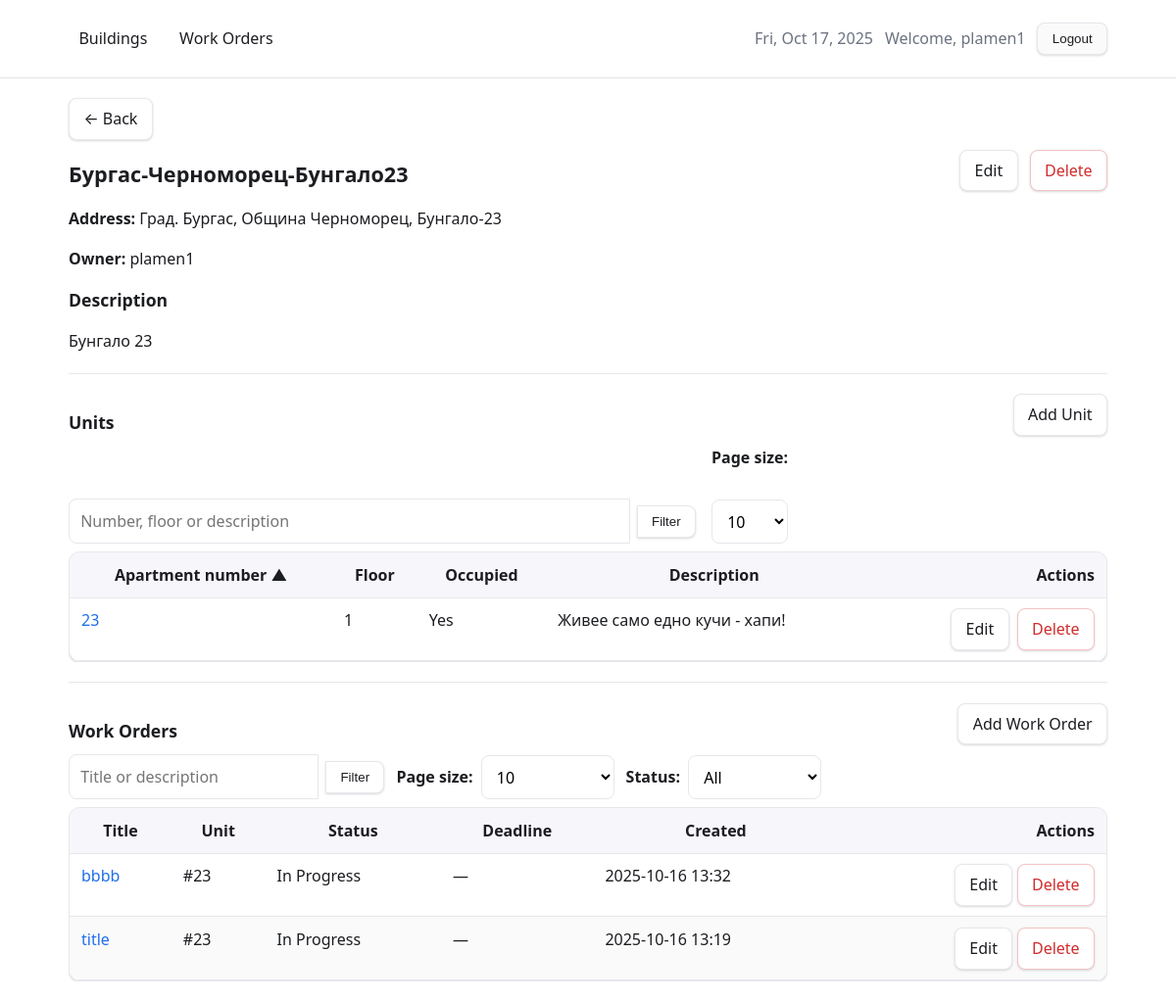
Page /buildings/10/ (signed in) on the earlier database version.
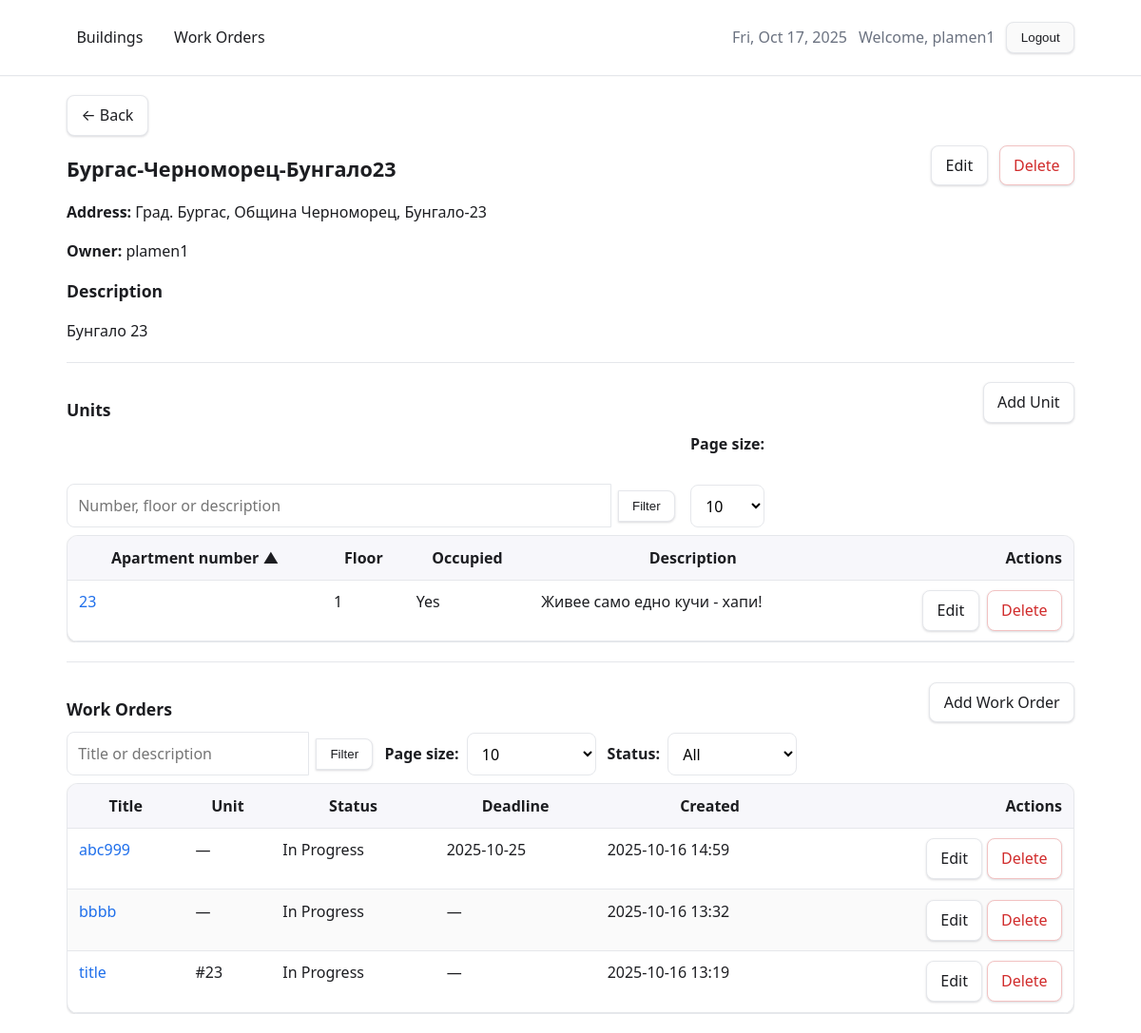
Same page on the later database version.
### core/models.py (models this page shows, shortened)
class Unit(models.Model):
    building = models.ForeignKey(
        Building,
        on_delete=models.CASCADE,
        related_name="units",
    )
    number = models.CharField(max_length=50)
    floor = models.IntegerField(validators=[MinValueValidator(-5)])
    is_occupied = models.BooleanField(default=False)
    description = models.TextField(blank=True, default="")
    class Meta:
        unique_together = ("building", "number")
        ordering = ["building__name", "floor", "number"]
    @property
    def occupied(self) -> bool:  # compatibility with templates using `u.occupied`
        return self.is_occupied

class WorkOrder(models.Model):
    class Status(models.TextChoices):
        OPEN = "open", "Open"
        IN_PROGRESS = "in_progress", "In Progress"
        CLOSED = "closed", "Closed"
    building = models.ForeignKey(
        "core.Building",
        null=True,
        blank=True,
        on_delete=models.CASCADE,
        related_name="work_orders",
    )
    unit = models.ForeignKey(
        "core.Unit",
        null=True,
        blank=True,
        on_delete=models.SET_NULL,
        related_name="work_orders",
    )
    title = models.CharField(max_length=200)
    description = models.TextField(blank=True)
    status = models.CharField(
        max_length=20, choices=Status.choices, default=Status.OPEN
    )
    deadline = models.DateField(null=True, blank=True)
    created_at = models.DateTimeField(auto_now_add=True)

### core/views.py (the view)
# urls.py: path("buildings/<int:pk>/", views.BuildingDetailView.as_view(), name="building_detail"),
class BuildingDetailView(NavContextMixin, LoginRequiredMixin, DetailView):
    model = Building
    template_name = "core/building_detail.html"
    context_object_name = "building"
    ALLOWED_UNIT_SORT = {
        "number", "floor", "is_occupied",
        "-number", "-floor", "-is_occupied",
        "occupied", "-occupied",
    }
    SORT_ALIAS = {"occupied": "is_occupied", "-occupied": "-is_occupied"}
    def _check_permission(self, building: Building):
        if is_admin(self.request.user):
            return
        if not user_owns_building(self.request.user, building):
            raise Http404("Not found")
    def _session_key_u_per(self) -> str:
        return "u_per"
    def _session_key_w_per(self) -> str:
        return "w_per"
    def get(self, request: HttpRequest, *args, **kwargs) -> HttpResponse:
        resp = super().get(request, *args, **kwargs)
        self._check_permission(self.object)
        return resp
    def get_context_data(self, **kwargs):
        ctx = super().get_context_data(**kwargs)
        req = self.request
        building: Building = self.object
        units_qs = Unit.objects.filter(building=building)
        u_q = (req.GET.get("u_q") or "").strip()
        if u_q:
            filters = Q(number__icontains=u_q) | Q(description__icontains=u_q)
            if u_q.isdigit():
                filters |= Q(floor=int(u_q))
            units_qs = units_qs.filter(filters)
        u_sort_raw = (req.GET.get("u_sort") or "number").strip()
        u_sort = self.SORT_ALIAS.get(u_sort_raw, u_sort_raw)
        if u_sort not in self.ALLOWED_UNIT_SORT:
            u_sort = "number"
        units_qs = units_qs.order_by(u_sort)
        skey_u = self._session_key_u_per()
        raw_u_per = req.GET.get("u_per")
        if raw_u_per is not None:
            try:
                u_per = max(1, int(raw_u_per))
            except ValueError:
                u_per = 10
            req.session[skey_u] = u_per
        else:
            u_per = int(req.session.get(skey_u, 10))
        u_paginator = Paginator(units_qs, u_per)
        u_page_num = req.GET.get("u_page") or 1
        units_page = u_paginator.get_page(u_page_num)
        w_q = (req.GET.get("w_q") or "").strip()
        w_status = (req.GET.get("w_status") or "").strip()
        w_qs = (
            WorkOrder.objects
            .filter(Q(building=building) | Q(unit__building=building))
            .select_related("unit", "unit__building", "building")
            .order_by("-created_at")
        )
        if w_q:
            w_qs = w_qs.filter(Q(title__icontains=w_q) | Q(description__icontains=w_q))
        choices_map = dict(WorkOrder.Status.choices)
        if w_status in choices_map:
            w_qs = w_qs.filter(status=w_status)
        skey_w = self._session_key_w_per()
        raw_w_per = req.GET.get("w_per")
        if raw_w_per is not None:
            try:
                w_per = max(1, int(raw_w_per))
            except ValueError:
                w_per = 10
            req.session[skey_w] = w_per
        else:
            w_per = int(req.session.get(skey_w, 10))
        w_paginator = Paginator(w_qs, w_per)
        w_page_num = req.GET.get("w_page") or 1
        work_orders_page = w_paginator.get_page(w_page_num)
        ctx["units_page"] = units_page
        ctx["u_q"] = u_q
        ctx["u_sort"] = u_sort_raw  # keep UI value, not alias
        ctx["u_per"] = u_per
        ctx["w_q"] = w_q
        ctx["w_status"] = w_status
        ctx["w_status_choices"] = WorkOrder.Status.choices
        ctx["w_per"] = w_per
        ctx["work_orders_page"] = work_orders_page
        ctx["can_edit"] = is_admin(req.user) or user_owns_building(req.user, building)
        return ctx

### core/views.py (called while the page is built)
def is_admin(user) -> bool:
    return bool(user and user.is_staff)

def user_owns_building(user, building: Building) -> bool:
    return building.owner_id == getattr(user, "id", None)

    def get_context_data(self, **kwargs):
        ctx = super().get_context_data(**kwargs)
        ctx["work_orders_enabled"] = False
        ctx["work_orders_url"] = None
        try:
            url = reverse("work_orders_list")
        except NoReverseMatch:
            url = None
        else:
            ctx["work_orders_enabled"] = True
            ctx["work_orders_url"] = url
        return ctx

### templates/core/building_detail.html (shortened to what the changed rows need)
{% extends "base.html" %}
{% load markdownify %}
{% block content %}
  <section>
    <div class="row space-between" style="align-items:center; gap:1rem; flex-wrap:wrap;">
      <h2 class="mb-0">{{ building.name }}</h2>
    </div>
    <div class="table-wrap">
      <table class="bm-table">
        <thead>
          <tr>
            <th>
              {% with field='number' %}
                {% if u_sort == field %}
                  {% with next='-'|add:field %}
                    <a href="?u_sort={{ next }}{% if u_q %}&u_q={{ u_q|urlencode }}{% endif %}{% if u_per %}&u_per={{ u_per }}{% endif %}">Apartment number ▲</a>
                  {% endwith %}
                {% elif u_sort == '-'|add:field %}
                  <a href="?u_sort=number{% if u_q %}&u_q={{ u_q|urlencode }}{% endif %}{% if u_per %}&u_per={{ u_per }}{% endif %}">Apartment number ▼</a>
                {% else %}
                  <a href="?u_sort=number{% if u_q %}&u_q={{ u_q|urlencode }}{% endif %}{% if u_per %}&u_per={{ u_per }}{% endif %}">Apartment number</a>
                {% endif %}
              {% endwith %}
            </th>
            <th>
              {% with field='floor' %}
                {% if u_sort == field %}
                  {% with next='-'|add:field %}
                    <a href="?u_sort={{ next }}{% if u_q %}&u_q={{ u_q|urlencode }}{% endif %}{% if u_per %}&u_per={{ u_per }}{% endif %}">Floor ▲</a>
                  {% endwith %}
                {% elif u_sort == '-'|add:field %}
                  <a href="?u_sort=floor{% if u_q %}&u_q={{ u_q|urlencode }}{% endif %}{% if u_per %}&u_per={{ u_per }}{% endif %}">Floor ▼</a>
                {% else %}
                  <a href="?u_sort=floor{% if u_q %}&u_q={{ u_q|urlencode }}{% endif %}{% if u_per %}&u_per={{ u_per }}{% endif %}">Floor</a>
                {% endif %}
              {% endwith %}
            </th>
            <th>
              {% with field='occupied' %}
                {% if u_sort == field %}
                  {% with next='-'|add:field %}
                    <a href="?u_sort={{ next }}{% if u_q %}&u_q={{ u_q|urlencode }}{% endif %}{% if u_per %}&u_per={{ u_per }}{% endif %}">Occupied ▲</a>
                  {% endwith %}
                {% elif u_sort == '-'|add:field %}
                  <a href="?u_sort=occupied{% if u_q %}&u_q={{ u_q|urlencode }}{% endif %}{% if u_per %}&u_per={{ u_per }}{% endif %}">Occupied ▼</a>
                {% else %}
                  <a href="?u_sort=occupied{% if u_q %}&u_q={{ u_q|urlencode }}{% endif %}{% if u_per %}&u_per={{ u_per }}{% endif %}">Occupied</a>
                {% endif %}
              {% endwith %}
            </th>
            <th>Description</th>
            {% if can_edit %}<th class="text-right">Actions</th>{% endif %}
          </tr>
        </thead>
        <tbody>
          {% for u in units_page %}
            <tr>
              <td><a href="{% url 'unit_update' u.id %}">{{ u.number }}</a></td>
              <td>{{ u.floor }}</td>
              <td>{{ u.occupied|yesno:"Yes,No" }}</td>
              <td>{% if u.description %}{{ u.description|truncatechars:140 }}{% else %}<span class="muted">—</span>{% endif %}</td>
              {% if can_edit %}
              <td class="text-right">
                <div class="row" style="gap:.5rem; justify-content:flex-end; flex-wrap:nowrap; white-space:nowrap;">
                  <a class="btn" href="{% url 'unit_update' u.id %}">Edit</a>
                  <a class="btn btn-danger" href="{% url 'unit_delete' u.id %}">Delete</a>
                </div>
              </td>
            {% endif %}
            </tr>
          {% empty %}
            <tr>
              <td colspan="{% if can_edit %}5{% else %}4{% endif %}">No units.</td>
            </tr>
          {% endfor %}
        </tbody>
      </table>
    </div>
    <div class="table-wrap">
      <table class="bm-table">
        <thead>
          <tr>
            <th>Title</th>
            <th>Unit</th>
            <th>Status</th>
            <th>Deadline</th>
            <th>Created</th>
            {% if can_edit %}<th class="text-right">Actions</th>{% endif %}
          </tr>
        </thead>
        <tbody>
          {% for w in work_orders_page %}
            <tr>
              <td><a href="{% url 'work_order_update' w.id %}">{{ w.title }}</a></td>
              <td>{% if w.unit_id %}#{{ w.unit.number }}{% else %}—{% endif %}</td>
              <td>{{ w.get_status_display }}</td>
              <td>{% if w.deadline %}{{ w.deadline|date:"Y-m-d" }}{% else %}—{% endif %}</td>
              <td>{{ w.created_at|date:"Y-m-d H:i" }}</td>
              {% if can_edit %}
                <td class="text-right">
                  <a class="btn" href="{% url 'work_order_update' w.id %}">Edit</a>
                  <a class="btn btn-danger" href="{% url 'work_order_delete' w.id %}?building={{ building.id }}">Delete</a>
                </td>
              {% endif %}
            </tr>
          {% empty %}
            <tr>
              <td colspan="{% if can_edit %}6{% else %}5{% endif %}">No work orders for this building.</td>
            </tr>
          {% endfor %}
        </tbody>
      </table>
    </div>
  </section>
{% endblock %}

Differences in the rows shown:
added WorkOrder: title "abc999", status "In Progress", deadline "2025-10-25", created_at "2025-10-16 14:59"
changed WorkOrder "bbbb": unit.number "23" → (not shown); unit_id "#" → "—"
